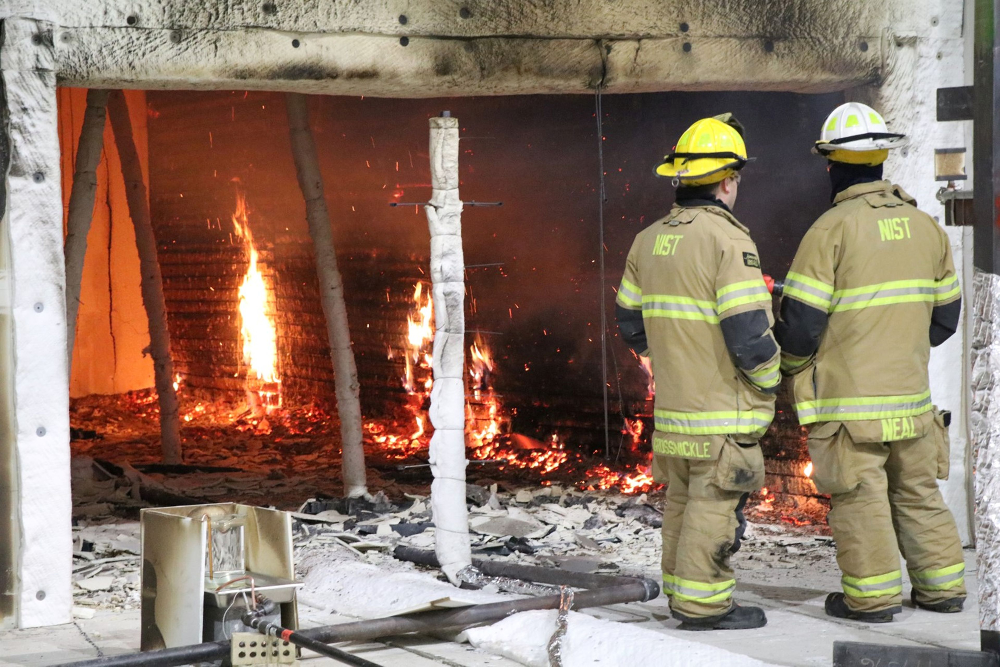
#> input picture Medidas/FireNIST.jpg, 2000 x 1333 px (shown at 1/2 size)
$ python MaxLikely.py   (Python 2 division)
#> lines starting #> are read from the running program, lines starting #| are printed output that depends on the picture
### MaxLikelyHelper.py
import numpy as np
from PIL import Image
import matplotlib.pyplot as plt
import common
from numpy.fft import fftshift as fftshift
import noise
from common import printw
from common import Format

# [75 lines left out: functions MakePosErrors, makeCircAperture, makeSincAperture, makeGaussAperture, MakeGaussApertures, MakeCircApertures and 1 more, not called in this run]

def GetRois(numstepsx,numstepsy,stepsize,imagApert):
#> called with numstepsx = 9, numstepsy = 9, stepsize = 32, imagApert = (128, 128)
	roiList = []
	for posy in range(0,numstepsy):
		for posx in range(0,numstepsx):
			ROI = [posy*stepsize,posy*stepsize + imagApert[0],posx*stepsize,posx*stepsize + imagApert[1]]
			for kkk in range(0,4):
				ROI[kkk] = np.int32(ROI[kkk])
			roiList.append(ROI)
	return roiList

def ApplyJitter(roilist,size,offset):
#> called with size = 5, offset = 16
	for j in range(len(roilist)):
		jiy = int(np.random.rand()*(2*size-0.0001)-size) + offset
		jix = int(np.random.rand()*(2*size-0.0001)-size) + offset
		roilist[j][0] += jiy
		roilist[j][1] += jiy
		roilist[j][2] += jix
		roilist[j][3] += jix

# [73 lines left out: functions NearestCut, Bin, GetDifPads, LoadLenaModel, LoadExtendedLenaModel, not called in this run]

def LoadNISTModel():
	fireimage = np.asarray(Image.open('Medidas/FireNIST.jpg'))[200:1224,:,:]
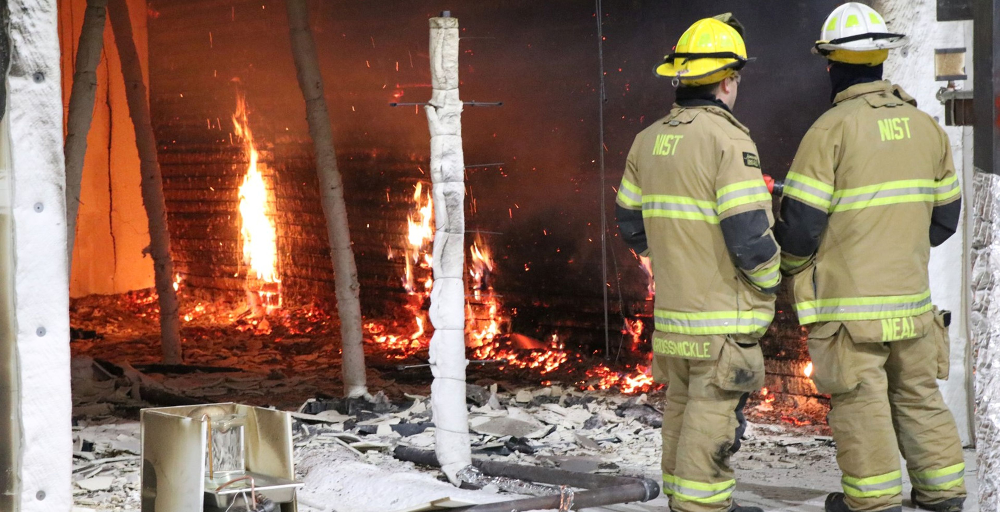
#> fireimage: shape (1024, 2000, 3) (shown at 1/2 size); mean R, G, B 137.1, 111.8, 94.8
	fireimage = fireimage[:,:,0] + fireimage[:,:,1] + fireimage[:,:,2]
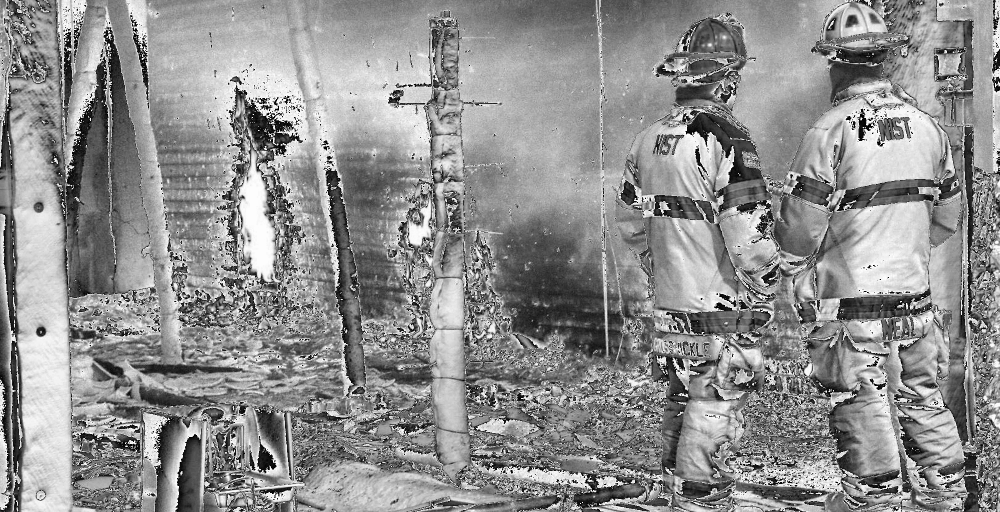
#> fireimage: shape (1024, 2000) (shown at 1/2 size); min 0, max 255, mean 143
	fireimage -= fireimage.min()
	fireimage = 1.0*fireimage/fireimage.max()
	flipped = np.flip(fireimage,0)
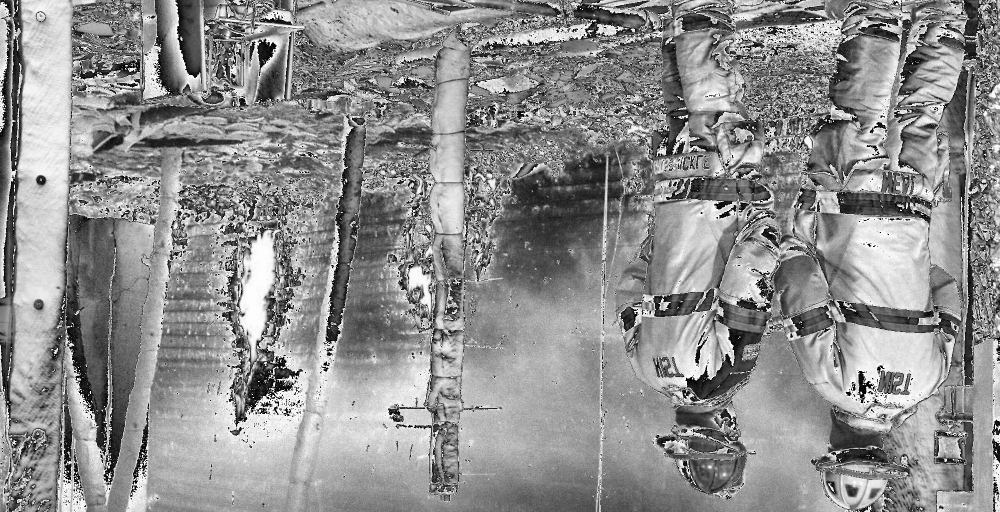
#> flipped: shape (1024, 2000) float64 (shown at 1/2 size); min 0, max 1, mean 0.561
	realimage = np.zeros((2048,2048),dtype=np.float32)
	realimage[0:1024,0:2000] = fireimage[:,:]
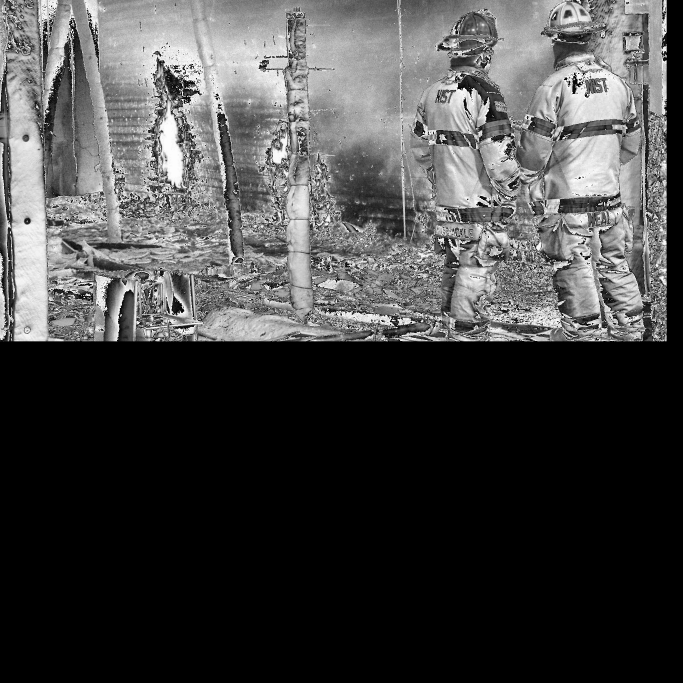
#> realimage: shape (2048, 2048) float32 (shown at 1/3 size); min 0, max 1, mean 0.274
	realimage[1024:2048,0:2000] = flipped[:,:]
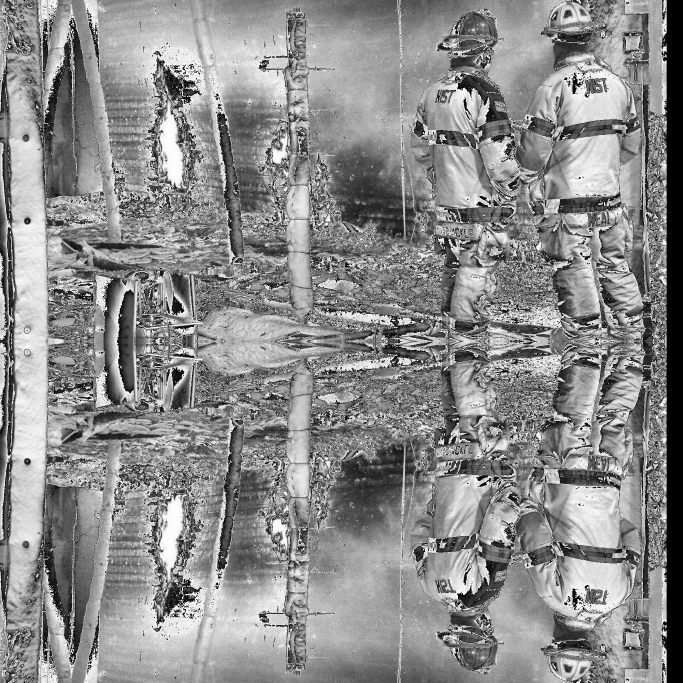
#> realimage: shape (2048, 2048) float32 (shown at 1/3 size); min 0, max 1, mean 0.548

#> (the run stopped early here; a loop or call above may not have finished)
